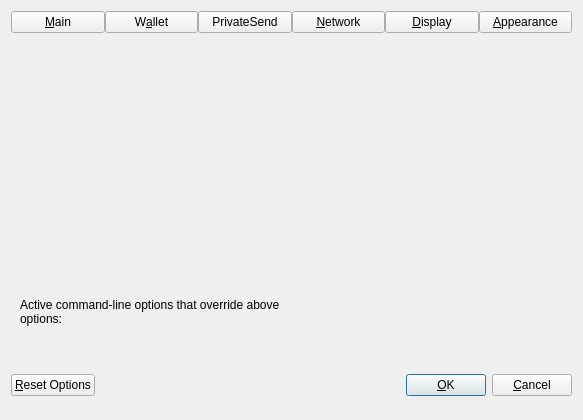
<?xml version="1.0" encoding="UTF-8"?>
<ui version="4.0">
 <class>OptionsDialog</class>
 <widget class="QDialog" name="OptionsDialog">
  <property name="geometry">
   <rect>
    <x>0</x>
    <y>0</y>
    <width>583</width>
    <height>420</height>
   </rect>
  </property>
  <property name="sizePolicy">
   <sizepolicy hsizetype="Fixed" vsizetype="Fixed">
    <horstretch>0</horstretch>
    <verstretch>0</verstretch>
   </sizepolicy>
  </property>
  <property name="windowTitle">
   <string>Options</string>
  </property>
  <property name="modal">
   <bool>true</bool>
  </property>
  <layout class="QVBoxLayout" name="verticalLayout">
   <item>
    <layout class="QHBoxLayout" name="horizontalLayout_Buttons_2">
     <property name="spacing">
      <number>0</number>
     </property>
     <property name="topMargin">
      <number>0</number>
     </property>
     <item>
      <widget class="QPushButton" name="btnMain">
       <property name="text">
        <string>&amp;Main</string>
       </property>
       <property name="checkable">
        <bool>true</bool>
       </property>
      </widget>
     </item>
     <item>
      <widget class="QPushButton" name="btnWallet">
       <property name="text">
        <string>W&amp;allet</string>
       </property>
       <property name="checkable">
        <bool>true</bool>
       </property>
      </widget>
     </item>
     <item>
      <widget class="QPushButton" name="btnPrivateSend">
       <property name="text">
        <string>PrivateSend</string>
       </property>
       <property name="checkable">
        <bool>true</bool>
       </property>
      </widget>
     </item>
     <item>
      <widget class="QPushButton" name="btnNetwork">
       <property name="text">
        <string>&amp;Network</string>
       </property>
       <property name="checkable">
        <bool>true</bool>
       </property>
      </widget>
     </item>
     <item>
      <widget class="QPushButton" name="btnDisplay">
       <property name="text">
        <string>&amp;Display</string>
       </property>
       <property name="checkable">
        <bool>true</bool>
       </property>
      </widget>
     </item>
     <item>
      <widget class="QPushButton" name="btnAppearance">
       <property name="text">
        <string>&amp;Appearance</string>
       </property>
       <property name="checkable">
        <bool>true</bool>
       </property>
      </widget>
     </item>
    </layout>
   </item>
   <item>
    <widget class="QStackedWidget" name="stackedWidgetOptions">
     <property name="minimumSize">
      <size>
       <width>0</width>
       <height>0</height>
      </size>
     </property>
     <property name="currentIndex">
      <number>5</number>
     </property>
     <widget class="QWidget" name="pageMain">
      <layout class="QVBoxLayout" name="verticalLayout_Main">
       <item>
        <widget class="QCheckBox" name="bitcoinAtStartup">
         <property name="toolTip">
          <string>Automatically start %1 after logging in to the system.</string>
         </property>
         <property name="text">
          <string>&amp;Start %1 on system login</string>
         </property>
        </widget>
       </item>
       <item>
        <widget class="QCheckBox" name="hideTrayIcon">
         <property name="toolTip">
          <string>Hide the icon from the system tray.</string>
         </property>
         <property name="text">
          <string>&amp;Hide tray icon</string>
         </property>
        </widget>
       </item>
       <item>
        <widget class="QCheckBox" name="minimizeToTray">
         <property name="toolTip">
          <string>Show only a tray icon after minimizing the window.</string>
         </property>
         <property name="text">
          <string>&amp;Minimize to the tray instead of the taskbar</string>
         </property>
        </widget>
       </item>
       <item>
        <widget class="QCheckBox" name="minimizeOnClose">
         <property name="toolTip">
          <string>Minimize instead of exit the application when the window is closed. When this option is enabled, the application will be closed only after selecting Exit in the menu.</string>
         </property>
         <property name="text">
          <string>M&amp;inimize on close</string>
         </property>
        </widget>
       </item>
       <item>
        <layout class="QHBoxLayout" name="horizontalLayout_2_Main">
         <item>
          <widget class="QLabel" name="databaseCacheLabel">
           <property name="text">
            <string>Size of &amp;database cache</string>
           </property>
           <property name="textFormat">
            <enum>Qt::PlainText</enum>
           </property>
           <property name="buddy">
            <cstring>databaseCache</cstring>
           </property>
          </widget>
         </item>
         <item>
          <widget class="QSpinBox" name="databaseCache"/>
         </item>
         <item>
          <widget class="QLabel" name="databaseCacheUnitLabel">
           <property name="text">
            <string>MB</string>
           </property>
           <property name="textFormat">
            <enum>Qt::PlainText</enum>
           </property>
          </widget>
         </item>
         <item>
          <spacer name="horizontalSpacer_2_Main">
           <property name="orientation">
            <enum>Qt::Horizontal</enum>
           </property>
           <property name="sizeHint" stdset="0">
            <size>
             <width>40</width>
             <height>20</height>
            </size>
           </property>
          </spacer>
         </item>
        </layout>
       </item>
       <item>
        <layout class="QHBoxLayout" name="horizontalLayout_3_Main">
         <item>
          <widget class="QLabel" name="threadsScriptVerifLabel">
           <property name="text">
            <string>Number of script &amp;verification threads</string>
           </property>
           <property name="textFormat">
            <enum>Qt::PlainText</enum>
           </property>
           <property name="buddy">
            <cstring>threadsScriptVerif</cstring>
           </property>
          </widget>
         </item>
         <item>
          <widget class="QSpinBox" name="threadsScriptVerif">
           <property name="toolTip">
            <string>(0 = auto, &lt;0 = leave that many cores free)</string>
           </property>
          </widget>
         </item>
         <item>
          <spacer name="horizontalSpacer_3_Main">
           <property name="orientation">
            <enum>Qt::Horizontal</enum>
           </property>
           <property name="sizeHint" stdset="0">
            <size>
             <width>40</width>
             <height>20</height>
            </size>
           </property>
          </spacer>
         </item>
        </layout>
       </item>
       <item>
        <spacer name="verticalSpacer_Main">
         <property name="orientation">
          <enum>Qt::Vertical</enum>
         </property>
         <property name="sizeHint" stdset="0">
          <size>
           <width>20</width>
           <height>40</height>
          </size>
         </property>
        </spacer>
       </item>
      </layout>
     </widget>
     <widget class="QWidget" name="pageWallet">
      <layout class="QVBoxLayout" name="verticalLayout_Wallet">
       <item>
         <layout class="QVBoxLayout" name="verticalLayout_2">
          <item>
           <widget class="QCheckBox" name="coinControlFeatures">
            <property name="toolTip">
             <string>Whether to show coin control features or not.</string>
            </property>
            <property name="text">
             <string>Enable coin &amp;control features</string>
            </property>
           </widget>
          </item>
          <item>
           <widget class="QCheckBox" name="showMasternodesTab">
            <property name="toolTip">
             <string>Show additional tab listing all your sanctuaries in first sub-tab&lt;br/&gt;and all sanctuaries on the network in second sub-tab.</string>
            </property>
            <property name="text">
             <string>Show Sanctuaries Tab</string>
            </property>
           </widget>
          </item>
          <item>
           <widget class="QCheckBox" name="spendZeroConfChange">
            <property name="toolTip">
             <string>If you disable the spending of unconfirmed change, the change from a transaction&lt;br/&gt;cannot be used until that transaction has at least one confirmation.&lt;br/&gt;This also affects how your balance is computed.</string>
            </property>
            <property name="text">
             <string>&amp;Spend unconfirmed change</string>
            </property>
           </widget>
          </item>
          <item>
           <widget class="QCheckBox" name="privateSendEnabled">
            <property name="toolTip">
             <string>Show mixing interface on Overview screen and reveal PrivateSend screen which allows to spend fully mixed coins only.&lt;br/&gt;A new tab with more settings will also appear in this dialog, please make sure to check them before mixing your coins.</string>
            </property>
            <property name="text">
             <string>Enable PrivateSend features</string>
            </property>
           </widget>
          </item>
         </layout>
       </item>
       <item>
        <spacer name="verticalSpacer_Wallet">
         <property name="orientation">
          <enum>Qt::Vertical</enum>
         </property>
         <property name="sizeHint" stdset="0">
          <size>
           <width>20</width>
           <height>40</height>
          </size>
         </property>
        </spacer>
       </item>
      </layout>
     </widget>
     <widget class="QWidget" name="pagePrivateSend">
      <layout class="QVBoxLayout" name="verticalLayout_4">
       <item>
        <widget class="QCheckBox" name="showAdvancedPSUI">
         <property name="toolTip">
          <string>Show additional information and buttons for PrivateSend on overview screen.</string>
         </property>
         <property name="text">
          <string>Enable advanced PrivateSend interface</string>
         </property>
        </widget>
       </item>
       <item>
        <widget class="QCheckBox" name="showPrivateSendPopups">
         <property name="toolTip">
          <string>Show system popups for PrivateSend mixing transactions&lt;br/&gt;just like for all other transaction types.</string>
         </property>
         <property name="text">
          <string>Show popups for PrivateSend transactions</string>
         </property>
        </widget>
       </item>
       <item>
        <widget class="QCheckBox" name="lowKeysWarning">
         <property name="toolTip">
          <string>Show warning dialog when PrivateSend detects that wallet has very low number of keys left.</string>
         </property>
         <property name="text">
          <string>Warn if PrivateSend is running out of keys</string>
         </property>
        </widget>
       </item>
       <item>
        <widget class="QCheckBox" name="privateSendMultiSession">
         <property name="toolTip">
          <string>Whether to use experimental PrivateSend mode with multiple mixing sessions per block.&lt;br/&gt;Note: You must use this feature carefully.&lt;br/&gt;Make sure you always have recent wallet (auto)backup in a safe place!</string>
         </property>
         <property name="text">
          <string>Enable PrivateSend &amp;multi-session</string>
         </property>
        </widget>
       </item>
       <item>
        <layout class="QHBoxLayout" name="horizontalLayout_4_Wallet">
         <item>
          <widget class="QLabel" name="lblPrivateSendRoundsText">
           <property name="toolTip">
            <string>This setting determines the amount of individual sanctuaries that an input will be mixed through.&lt;br/&gt;More rounds of mixing gives a higher degree of privacy, but also costs more in fees.</string>
           </property>
           <property name="text">
            <string>PrivateSend rounds to use</string>
           </property>
          </widget>
         </item>
         <item>
          <widget class="QSpinBox" name="privateSendRounds">
           <property name="minimum">
            <number>2</number>
           </property>
           <property name="maximum">
            <number>16</number>
           </property>
           <property name="value">
            <number>4</number>
           </property>
          </widget>
         </item>
        </layout>
       </item>
       <item>
        <layout class="QHBoxLayout" name="horizontalLayout">
         <item>
          <widget class="QLabel" name="lblPrivateSendAmountText">
           <property name="toolTip">
            <string>This amount acts as a threshold to turn off PrivateSend once it's reached.</string>
           </property>
           <property name="statusTip">
            <string notr="true"/>
           </property>
           <property name="whatsThis">
            <string notr="true"/>
           </property>
           <property name="accessibleName">
            <string notr="true"/>
           </property>
           <property name="accessibleDescription">
            <string notr="true"/>
           </property>
           <property name="text">
            <string>Target PrivateSend balance</string>
           </property>
          </widget>
         </item>
         <item>
          <widget class="QSpinBox" name="privateSendAmount">
           <property name="minimum">
            <number>2</number>
           </property>
           <property name="maximum">
            <number>2000</number>
           </property>
           <property name="singleStep">
            <number>10</number>
           </property>
           <property name="value">
            <number>1000</number>
           </property>
          </widget>
         </item>
        </layout>
       </item>
       <item>
        <spacer name="verticalSpacerPS">
         <property name="orientation">
          <enum>Qt::Vertical</enum>
         </property>
         <property name="sizeHint" stdset="0">
          <size>
           <width>20</width>
           <height>40</height>
          </size>
         </property>
        </spacer>
       </item>
      </layout>
     </widget>
     <widget class="QWidget" name="pageNetwork">
      <layout class="QVBoxLayout" name="verticalLayout_Network">
       <item>
        <widget class="QCheckBox" name="mapPortUpnp">
         <property name="toolTip">
          <string>Automatically open the BiblePay Core client port on the router. This only works when your router supports UPnP and it is enabled.</string>
         </property>
         <property name="text">
          <string>Map port using &amp;UPnP</string>
         </property>
        </widget>
       </item>
       <item>
        <widget class="QCheckBox" name="allowIncoming">
         <property name="toolTip">
          <string>Accept connections from outside.</string>
         </property>
         <property name="text">
          <string>Allow incomin&amp;g connections</string>
         </property>
        </widget>
       </item>
       <item>
        <widget class="QCheckBox" name="connectSocks">
         <property name="toolTip">
          <string>Connect to the BiblePay network through a SOCKS5 proxy.</string>
         </property>
         <property name="text">
          <string>&amp;Connect through SOCKS5 proxy (default proxy):</string>
         </property>
        </widget>
       </item>
       <item>
        <layout class="QHBoxLayout" name="horizontalLayout_1_Network">
         <item>
          <widget class="QLabel" name="proxyIpLabel">
           <property name="text">
            <string>Proxy &amp;IP:</string>
           </property>
           <property name="textFormat">
            <enum>Qt::PlainText</enum>
           </property>
           <property name="buddy">
            <cstring>proxyIp</cstring>
           </property>
          </widget>
         </item>
         <item>
          <widget class="QValidatedLineEdit" name="proxyIp">
           <property name="minimumSize">
            <size>
             <width>140</width>
             <height>0</height>
            </size>
           </property>
           <property name="maximumSize">
            <size>
             <width>140</width>
             <height>16777215</height>
            </size>
           </property>
           <property name="toolTip">
            <string>IP address of the proxy (e.g. IPv4: 127.0.0.1 / IPv6: ::1)</string>
           </property>
          </widget>
         </item>
         <item>
          <widget class="QLabel" name="proxyPortLabel">
           <property name="text">
            <string>&amp;Port:</string>
           </property>
           <property name="textFormat">
            <enum>Qt::PlainText</enum>
           </property>
           <property name="buddy">
            <cstring>proxyPort</cstring>
           </property>
          </widget>
         </item>
         <item>
          <widget class="QLineEdit" name="proxyPort">
           <property name="minimumSize">
            <size>
             <width>60</width>
             <height>0</height>
            </size>
           </property>
           <property name="maximumSize">
            <size>
             <width>60</width>
             <height>16777215</height>
            </size>
           </property>
           <property name="toolTip">
            <string>Port of the proxy (e.g. 9050)</string>
           </property>
          </widget>
         </item>
         <item>
          <spacer name="horizontalSpacer_1_Network">
           <property name="orientation">
            <enum>Qt::Horizontal</enum>
           </property>
           <property name="sizeHint" stdset="0">
            <size>
             <width>40</width>
             <height>20</height>
            </size>
           </property>
          </spacer>
         </item>
        </layout>
       </item>
       <item>
        <layout class="QHBoxLayout" name="horizontalLayout_2_Network">
         <item>
          <widget class="QLabel" name="proxyActiveNets">
           <property name="text">
            <string>Used for reaching peers via:</string>
           </property>
           <property name="textFormat">
            <enum>Qt::PlainText</enum>
           </property>
          </widget>
         </item>
         <item>
          <widget class="QCheckBox" name="proxyReachIPv4">
           <property name="enabled">
            <bool>false</bool>
           </property>
           <property name="toolTip">
            <string>Shows if the supplied default SOCKS5 proxy is used to reach peers via this network type.</string>
           </property>
           <property name="text">
            <string>IPv4</string>
           </property>
          </widget>
         </item>
         <item>
          <widget class="QCheckBox" name="proxyReachIPv6">
           <property name="enabled">
            <bool>false</bool>
           </property>
           <property name="toolTip">
            <string>Shows if the supplied default SOCKS5 proxy is used to reach peers via this network type.</string>
           </property>
           <property name="text">
            <string>IPv6</string>
           </property>
          </widget>
         </item>
         <item>
          <widget class="QCheckBox" name="proxyReachTor">
           <property name="enabled">
            <bool>false</bool>
           </property>
           <property name="toolTip">
            <string>Shows if the supplied default SOCKS5 proxy is used to reach peers via this network type.</string>
           </property>
           <property name="text">
            <string>Tor</string>
           </property>
          </widget>
         </item>
         <item>
          <spacer name="horizontalSpacer_2_Network">
           <property name="orientation">
            <enum>Qt::Horizontal</enum>
           </property>
           <property name="sizeHint" stdset="0">
            <size>
             <width>40</width>
             <height>20</height>
            </size>
           </property>
          </spacer>
         </item>
        </layout>
       </item>
       <item>
        <widget class="QCheckBox" name="connectSocksTor">
         <property name="toolTip">
          <string>Connect to the BiblePay network through a separate SOCKS5 proxy for Tor hidden services.</string>
         </property>
         <property name="text">
          <string>Use separate SOCKS&amp;5 proxy to reach peers via Tor hidden services:</string>
         </property>
        </widget>
       </item>
       <item>
        <layout class="QHBoxLayout" name="horizontalLayout_3_Network">
         <item>
          <widget class="QLabel" name="proxyIpTorLabel">
           <property name="text">
            <string>Proxy &amp;IP:</string>
           </property>
           <property name="textFormat">
            <enum>Qt::PlainText</enum>
           </property>
           <property name="buddy">
            <cstring>proxyIpTor</cstring>
           </property>
          </widget>
         </item>
         <item>
          <widget class="QValidatedLineEdit" name="proxyIpTor">
           <property name="minimumSize">
            <size>
             <width>140</width>
             <height>0</height>
            </size>
           </property>
           <property name="maximumSize">
            <size>
             <width>140</width>
             <height>16777215</height>
            </size>
           </property>
           <property name="toolTip">
            <string>IP address of the proxy (e.g. IPv4: 127.0.0.1 / IPv6: ::1)</string>
           </property>
          </widget>
         </item>
         <item>
          <widget class="QLabel" name="proxyPortTorLabel">
           <property name="text">
            <string>&amp;Port:</string>
           </property>
           <property name="textFormat">
            <enum>Qt::PlainText</enum>
           </property>
           <property name="buddy">
            <cstring>proxyPortTor</cstring>
           </property>
          </widget>
         </item>
         <item>
          <widget class="QLineEdit" name="proxyPortTor">
           <property name="minimumSize">
            <size>
             <width>60</width>
             <height>0</height>
            </size>
           </property>
           <property name="maximumSize">
            <size>
             <width>60</width>
             <height>16777215</height>
            </size>
           </property>
           <property name="toolTip">
            <string>Port of the proxy (e.g. 9050)</string>
           </property>
          </widget>
         </item>
         <item>
          <spacer name="horizontalSpacer_4_Network">
           <property name="orientation">
            <enum>Qt::Horizontal</enum>
           </property>
           <property name="sizeHint" stdset="0">
            <size>
             <width>40</width>
             <height>20</height>
            </size>
           </property>
          </spacer>
         </item>
        </layout>
       </item>
       <item>
        <spacer name="verticalSpacer_Network">
         <property name="orientation">
          <enum>Qt::Vertical</enum>
         </property>
         <property name="sizeHint" stdset="0">
          <size>
           <width>20</width>
           <height>40</height>
          </size>
         </property>
        </spacer>
       </item>
      </layout>
     </widget>
     <widget class="QWidget" name="pageDisplay">
      <layout class="QVBoxLayout" name="verticalLayout_Display">
       <item>
        <layout class="QHBoxLayout" name="horizontalLayout_1_Display">
         <item>
          <widget class="QLabel" name="langLabel">
           <property name="text">
            <string>User Interface &amp;language:</string>
           </property>
           <property name="textFormat">
            <enum>Qt::PlainText</enum>
           </property>
           <property name="buddy">
            <cstring>lang</cstring>
           </property>
          </widget>
         </item>
         <item>
          <widget class="QValueComboBox" name="lang">
           <property name="toolTip">
            <string>The user interface language can be set here. This setting will take effect after restarting %1.</string>
           </property>
          </widget>
         </item>
        </layout>
       </item>
       <item>
        <widget class="QLabel" name="label_3">
         <property name="toolTip">
          <string notr="true"/>
         </property>
         <property name="statusTip">
          <string notr="true"/>
         </property>
         <property name="whatsThis">
          <string notr="true"/>
         </property>
         <property name="accessibleName">
          <string notr="true"/>
         </property>
         <property name="text">
          <string>Language missing or translation incomplete? Help contributing translations here:
https://www.transifex.com/projects/p/biblepay/</string>
         </property>
         <property name="wordWrap">
          <bool>true</bool>
         </property>
         <property name="openExternalLinks">
          <bool>true</bool>
         </property>
         <property name="textInteractionFlags">
          <set>Qt::TextBrowserInteraction</set>
         </property>
        </widget>
       </item>
       <item>
        <widget class="Line" name="line">
         <property name="orientation">
          <enum>Qt::Horizontal</enum>
         </property>
        </widget>
       </item>
       <item>
        <layout class="QHBoxLayout" name="horizontalLayout_2_Display">
         <item>
          <widget class="QLabel" name="unitLabel">
           <property name="text">
            <string>&amp;Unit to show amounts in:</string>
           </property>
           <property name="textFormat">
            <enum>Qt::PlainText</enum>
           </property>
           <property name="buddy">
            <cstring>unit</cstring>
           </property>
          </widget>
         </item>
         <item>
          <widget class="QValueComboBox" name="unit">
           <property name="toolTip">
            <string>Choose the default subdivision unit to show in the interface and when sending coins.</string>
           </property>
          </widget>
         </item>
        </layout>
       </item>
       <item>
        <layout class="QHBoxLayout" name="horizontalLayout_5_Display">
         <item>
          <widget class="QLabel" name="digitsLabel">
           <property name="text">
            <string>Decimal digits</string>
           </property>
          </widget>
         </item>
         <item>
          <widget class="QValueComboBox" name="digits"/>
         </item>
        </layout>
       </item>
       <item>
        <layout class="QHBoxLayout" name="horizontalLayout_3_Display">
         <item>
          <widget class="QLabel" name="thirdPartyTxUrlsLabel">
           <property name="toolTip">
            <string>Third party URLs (e.g. a block explorer) that appear in the transactions tab as context menu items.&lt;br/&gt;%s in the URL is replaced by transaction hash. Multiple URLs are separated by vertical bar |.</string>
           </property>
           <property name="text">
            <string>&amp;Third party transaction URLs</string>
           </property>
           <property name="buddy">
            <cstring>thirdPartyTxUrls</cstring>
           </property>
          </widget>
         </item>
         <item>
          <widget class="QLineEdit" name="thirdPartyTxUrls">
           <property name="toolTip">
            <string>Third party URLs (e.g. a block explorer) that appear in the transactions tab as context menu items.&lt;br/&gt;%s in the URL is replaced by transaction hash. Multiple URLs are separated by vertical bar |.</string>
           </property>
          </widget>
         </item>
        </layout>
       </item>
       <item>
        <spacer name="verticalSpacer">
         <property name="orientation">
          <enum>Qt::Vertical</enum>
         </property>
         <property name="sizeHint" stdset="0">
          <size>
           <width>20</width>
           <height>40</height>
          </size>
         </property>
        </spacer>
       </item>
      </layout>
     </widget>
     <widget class="QWidget" name="pageAppearance">
      <layout class="QVBoxLayout" name="verticalLayout_3">
       <item>
        <widget class="QWidget" name="widgetAppearance" native="true"/>
       </item>
       <item>
        <spacer name="verticalSpacer_2">
         <property name="orientation">
          <enum>Qt::Vertical</enum>
         </property>
         <property name="sizeHint" stdset="0">
          <size>
           <width>20</width>
           <height>40</height>
          </size>
         </property>
        </spacer>
       </item>
      </layout>
     </widget>
    </widget>
   </item>
   <item>
    <widget class="QFrame" name="frame">
     <layout class="QVBoxLayout" name="verticalLayout_Bottom">
      <item>
       <layout class="QHBoxLayout" name="horizontalLayout_Bottom">
        <item>
         <widget class="QLabel" name="overriddenByCommandLineInfoLabel">
          <property name="text">
           <string>Active command-line options that override above options:</string>
          </property>
          <property name="textFormat">
           <enum>Qt::PlainText</enum>
          </property>
          <property name="wordWrap">
           <bool>true</bool>
          </property>
         </widget>
        </item>
        <item>
         <spacer name="horizontalSpacer_Bottom">
          <property name="orientation">
           <enum>Qt::Horizontal</enum>
          </property>
          <property name="sizeHint" stdset="0">
           <size>
            <width>40</width>
            <height>20</height>
           </size>
          </property>
         </spacer>
        </item>
       </layout>
      </item>
      <item>
       <widget class="QLabel" name="overriddenByCommandLineLabel">
        <property name="text">
         <string/>
        </property>
        <property name="textFormat">
         <enum>Qt::PlainText</enum>
        </property>
        <property name="wordWrap">
         <bool>true</bool>
        </property>
       </widget>
      </item>
     </layout>
    </widget>
   </item>
   <item>
    <layout class="QHBoxLayout" name="horizontalLayout_Buttons">
     <item>
      <widget class="QPushButton" name="resetButton">
       <property name="toolTip">
        <string>Reset all client options to default.</string>
       </property>
       <property name="text">
        <string>&amp;Reset Options</string>
       </property>
       <property name="autoDefault">
        <bool>false</bool>
       </property>
      </widget>
     </item>
     <item>
      <spacer name="horizontalSpacer_1">
       <property name="orientation">
        <enum>Qt::Horizontal</enum>
       </property>
       <property name="sizeHint" stdset="0">
        <size>
         <width>40</width>
         <height>48</height>
        </size>
       </property>
      </spacer>
     </item>
     <item>
      <widget class="QLabel" name="statusLabel">
       <property name="minimumSize">
        <size>
         <width>200</width>
         <height>0</height>
        </size>
       </property>
       <property name="text">
        <string/>
       </property>
       <property name="textFormat">
        <enum>Qt::PlainText</enum>
       </property>
       <property name="wordWrap">
        <bool>true</bool>
       </property>
      </widget>
     </item>
     <item>
      <spacer name="horizontalSpacer_2">
       <property name="orientation">
        <enum>Qt::Horizontal</enum>
       </property>
       <property name="sizeHint" stdset="0">
        <size>
         <width>40</width>
         <height>48</height>
        </size>
       </property>
      </spacer>
     </item>
     <item>
      <widget class="QPushButton" name="okButton">
       <property name="text">
        <string>&amp;OK</string>
       </property>
       <property name="autoDefault">
        <bool>false</bool>
       </property>
       <property name="default">
        <bool>true</bool>
       </property>
      </widget>
     </item>
     <item>
      <widget class="QPushButton" name="cancelButton">
       <property name="text">
        <string>&amp;Cancel</string>
       </property>
       <property name="autoDefault">
        <bool>false</bool>
       </property>
      </widget>
     </item>
    </layout>
   </item>
  </layout>
 </widget>
 <customwidgets>
  <customwidget>
   <class>QValidatedLineEdit</class>
   <extends>QLineEdit</extends>
   <header>qt/qvalidatedlineedit.h</header>
  </customwidget>
  <customwidget>
   <class>QValueComboBox</class>
   <extends>QComboBox</extends>
   <header>qt/qvaluecombobox.h</header>
  </customwidget>
 </customwidgets>
 <resources/>
 <connections/>
</ui>
